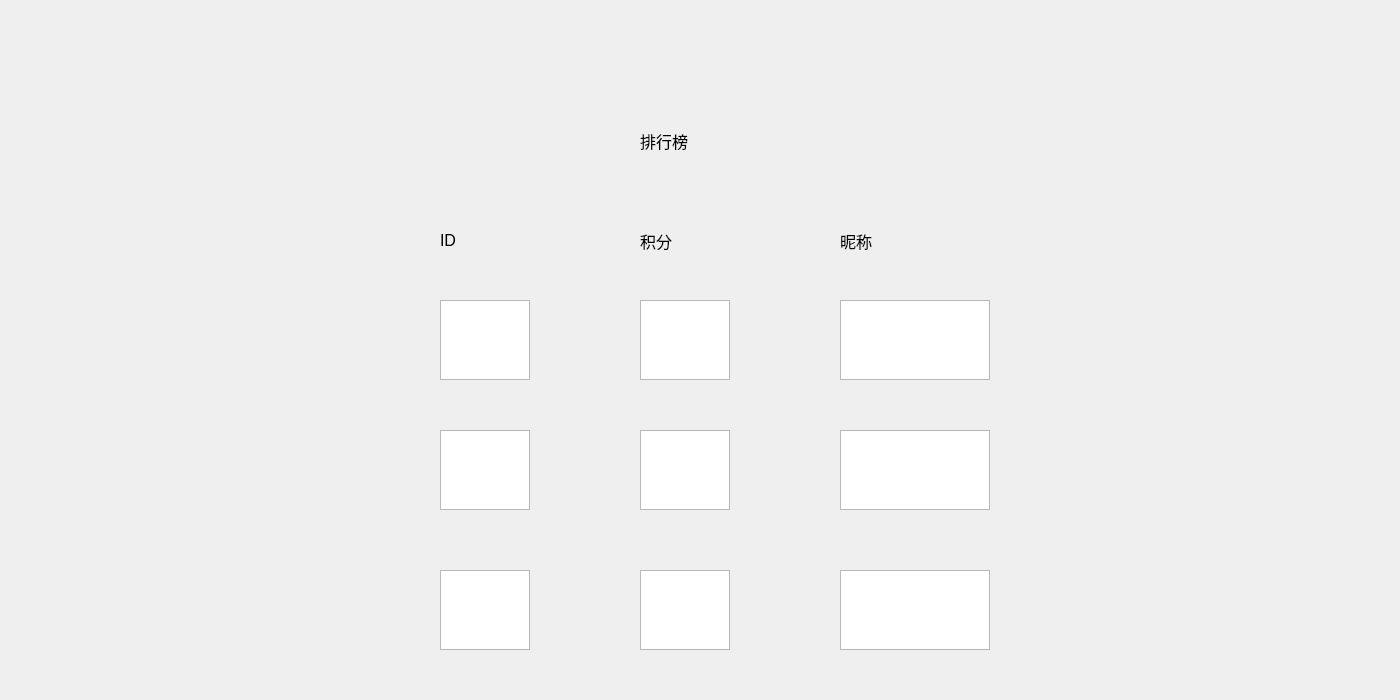
<?xml version="1.0" encoding="UTF-8"?>
<ui version="4.0">
 <class>h5</class>
 <widget class="QDialog" name="h5">
  <property name="geometry">
   <rect>
    <x>0</x>
    <y>0</y>
    <width>1400</width>
    <height>700</height>
   </rect>
  </property>
  <property name="windowTitle">
   <string>Dialog</string>
  </property>
  <property name="styleSheet">
   <string notr="true">QDialog#h5{
	
	border-image: url(:/newPrefix/backgroung.jpg);
}</string>
  </property>
  <widget class="QLabel" name="label">
   <property name="geometry">
    <rect>
     <x>640</x>
     <y>110</y>
     <width>71</width>
     <height>61</height>
    </rect>
   </property>
   <property name="font">
    <font>
     <pointsize>12</pointsize>
    </font>
   </property>
   <property name="styleSheet">
    <string notr="true">border-image: url(:/newPrefix/white.jpg);</string>
   </property>
   <property name="text">
    <string>排行榜</string>
   </property>
  </widget>
  <widget class="QLabel" name="label_2">
   <property name="geometry">
    <rect>
     <x>440</x>
     <y>210</y>
     <width>61</width>
     <height>61</height>
    </rect>
   </property>
   <property name="font">
    <font>
     <pointsize>12</pointsize>
    </font>
   </property>
   <property name="styleSheet">
    <string notr="true">border-image: url(:/newPrefix/white.jpg);</string>
   </property>
   <property name="text">
    <string>ID</string>
   </property>
  </widget>
  <widget class="QLabel" name="label_3">
   <property name="geometry">
    <rect>
     <x>640</x>
     <y>210</y>
     <width>61</width>
     <height>61</height>
    </rect>
   </property>
   <property name="font">
    <font>
     <pointsize>12</pointsize>
    </font>
   </property>
   <property name="styleSheet">
    <string notr="true">border-image: url(:/newPrefix/white.jpg);</string>
   </property>
   <property name="text">
    <string>积分</string>
   </property>
  </widget>
  <widget class="QLabel" name="label_4">
   <property name="geometry">
    <rect>
     <x>840</x>
     <y>210</y>
     <width>61</width>
     <height>61</height>
    </rect>
   </property>
   <property name="font">
    <font>
     <pointsize>12</pointsize>
    </font>
   </property>
   <property name="styleSheet">
    <string notr="true">border-image: url(:/newPrefix/white.jpg);</string>
   </property>
   <property name="text">
    <string>昵称</string>
   </property>
  </widget>
  <widget class="QTextBrowser" name="textBrowser">
   <property name="geometry">
    <rect>
     <x>440</x>
     <y>300</y>
     <width>90</width>
     <height>80</height>
    </rect>
   </property>
   <property name="font">
    <font>
     <family>Arial</family>
     <pointsize>12</pointsize>
    </font>
   </property>
  </widget>
  <widget class="QTextBrowser" name="textBrowser_2">
   <property name="geometry">
    <rect>
     <x>640</x>
     <y>300</y>
     <width>90</width>
     <height>80</height>
    </rect>
   </property>
   <property name="font">
    <font>
     <family>Arial</family>
     <pointsize>12</pointsize>
    </font>
   </property>
  </widget>
  <widget class="QTextBrowser" name="textBrowser_3">
   <property name="geometry">
    <rect>
     <x>840</x>
     <y>300</y>
     <width>150</width>
     <height>80</height>
    </rect>
   </property>
   <property name="font">
    <font>
     <family>Arial</family>
     <pointsize>12</pointsize>
    </font>
   </property>
  </widget>
  <widget class="QTextBrowser" name="textBrowser_4">
   <property name="geometry">
    <rect>
     <x>440</x>
     <y>430</y>
     <width>90</width>
     <height>80</height>
    </rect>
   </property>
   <property name="font">
    <font>
     <family>Arial</family>
     <pointsize>12</pointsize>
    </font>
   </property>
  </widget>
  <widget class="QTextBrowser" name="textBrowser_5">
   <property name="geometry">
    <rect>
     <x>640</x>
     <y>430</y>
     <width>90</width>
     <height>80</height>
    </rect>
   </property>
   <property name="font">
    <font>
     <family>Arial</family>
     <pointsize>12</pointsize>
    </font>
   </property>
  </widget>
  <widget class="QTextBrowser" name="textBrowser_6">
   <property name="geometry">
    <rect>
     <x>840</x>
     <y>430</y>
     <width>150</width>
     <height>80</height>
    </rect>
   </property>
   <property name="font">
    <font>
     <family>Arial</family>
     <pointsize>12</pointsize>
    </font>
   </property>
  </widget>
  <widget class="QTextBrowser" name="textBrowser_7">
   <property name="geometry">
    <rect>
     <x>440</x>
     <y>570</y>
     <width>90</width>
     <height>80</height>
    </rect>
   </property>
   <property name="font">
    <font>
     <family>Arial</family>
     <pointsize>12</pointsize>
    </font>
   </property>
  </widget>
  <widget class="QTextBrowser" name="textBrowser_8">
   <property name="geometry">
    <rect>
     <x>640</x>
     <y>570</y>
     <width>90</width>
     <height>80</height>
    </rect>
   </property>
   <property name="font">
    <font>
     <family>Arial</family>
     <pointsize>12</pointsize>
    </font>
   </property>
  </widget>
  <widget class="QTextBrowser" name="textBrowser_9">
   <property name="geometry">
    <rect>
     <x>840</x>
     <y>570</y>
     <width>150</width>
     <height>80</height>
    </rect>
   </property>
   <property name="font">
    <font>
     <family>Arial</family>
     <pointsize>12</pointsize>
    </font>
   </property>
  </widget>
 </widget>
 <resources>
  <include location="picture/aaa.qrc"/>
 </resources>
 <connections/>
</ui>
